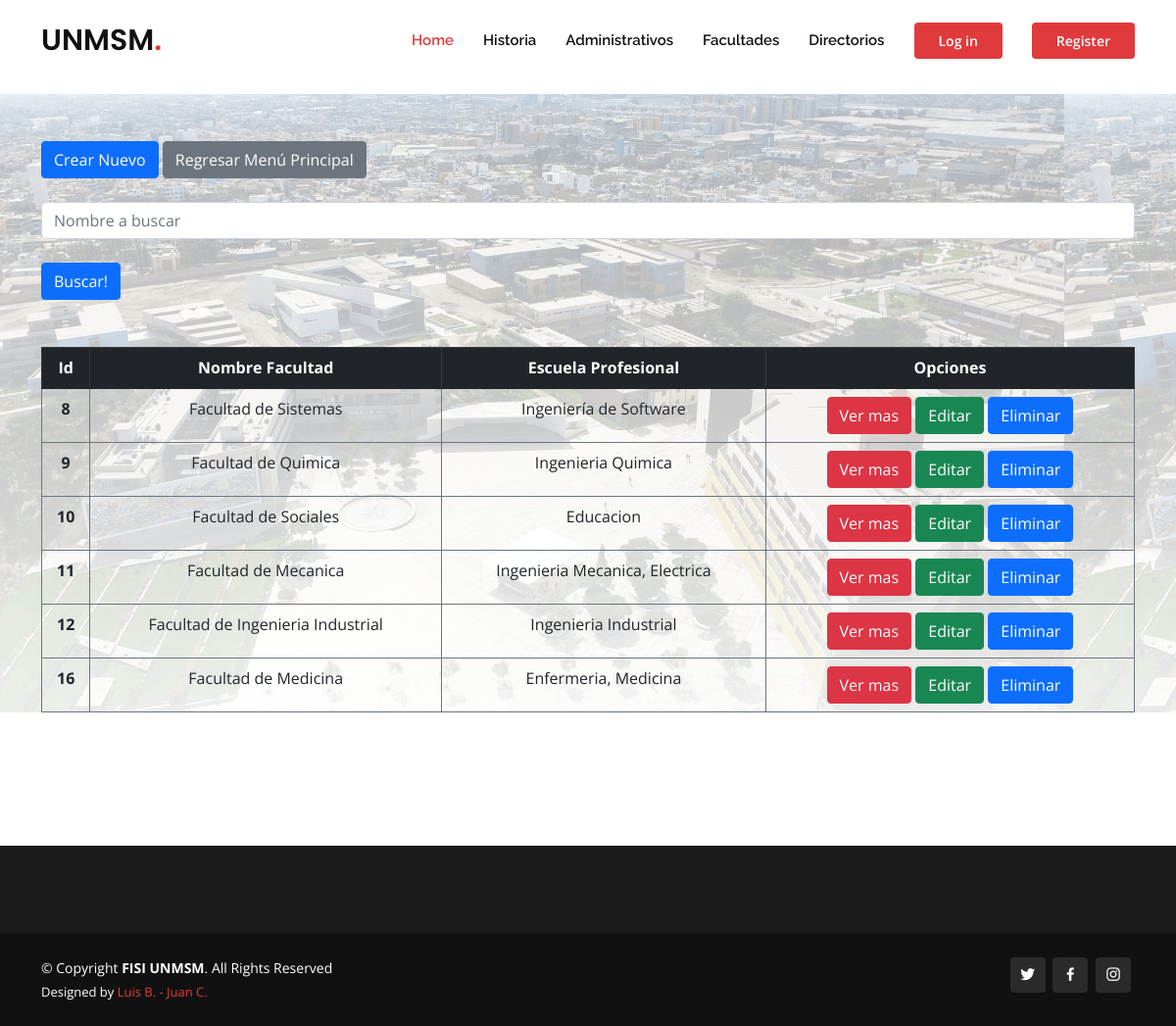
/facultades.html, run on the app's committed database.
### sanmarcosapp/models.py (models this page shows)
class Facultades(models.Model):
    nombre = models.CharField(max_length=250)
    escuelas = models.CharField(max_length=250)

### sanmarcosapp/views.py (the view)
# urls.py: path('facultades.html', views.facultades),
def facultades(request):
    facultades = Facultades.objects.all()
    diccionario2 = {
        'facultades': facultades
    }
    return render(request, "sanmarcosapp/facultades.html", diccionario2)

### sanmarcosapp/templates/sanmarcosapp/facultades.html
{% extends 'sanmarcosapp/index.html' %} {% load static %} {% block content %}
<br />
<br />
<br />
<br />
<div
  class="jumbotron bg-cover"
  style="background-image: linear-gradient(to bottom, rgba(255, 255, 255, 0.6) 0%, rgba(255, 255, 255, 0.9) 100%), url('../static/assets/img/bannerhome.webp')">
  <div class="container">
    <a href="alta_facultades.html" class="btn btn-primary mt-5">Crear Nuevo</a>
    <a class="btn btn-secondary mt-5" href="/index.html">Regresar Menú Principal</a>
    <form action="/buscar_facultades/" method="GET">
      <br />
      <input type="text" name="nom" class="form-control" placeholder="Nombre a buscar" />
      <br />
      <input class="btn btn-primary" type="submit" value="Buscar!" />
    </form>
    <table class="table table-bordered mt-5 border-secondary text-center">
      <thead class="table-dark">
        <tr>
          <th>Id</th>
          <th>Nombre Facultad</th>
          <th>Escuela Profesional</th>
          <th>Opciones</th>
        </tr>
      </thead>
      <tbody>
        {% for facultad in facultades %}
        <tr>
          <th>{{ facultad.id }}</th>
          <td>{{ facultad.nombre }}</td>
          <td>{{ facultad.escuelas }}</td>
          <td>
            {% if user.is_authenticated %}
            <a href="detalles_facultades_{{ facultad.id }}" class="btn btn-danger">Ver mas</a>
            <a href="editar_facultades/{{facultad.id}}" class="btn btn-success">Editar</a>
            <a href="eliminar_facultad_{{ facultad.id }}" class="btn btn-primary">Eliminar</a>
            {% else %}
            <a class="btn btn-danger">Ver mas</a>
            <a class="btn btn-success">Editar</a>
            <a class="btn btn-primary">Eliminar</a>
            {% endif %}
          </td>
        </tr>
        {% endfor %}
      </tbody>
    </table>
  </div>
</div>
<br />
<br />
<br />
<br />
<br />
{% endblock %}

### sanmarcosapp/static/assets/css/style.css (style rules this page uses)
body { font-family: "Open Sans", sans-serif; color: #444444; }
a { color: #e03a3c; text-decoration: none; }

### data on the page
Facultades: id "8", nombre "Facultad de Sistemas", escuelas "Ingeniería de Software"
Facultades: id "9", nombre "Facultad de Quimica", escuelas "Ingenieria Quimica"
Facultades: id "10", nombre "Facultad de Sociales", escuelas "Educacion"
Facultades: id "11", nombre "Facultad de Mecanica", escuelas "Ingenieria Mecanica, Electrica"
Facultades: id "12", nombre "Facultad de Ingenieria Industrial", escuelas "Ingenieria Industrial"
Facultades: id "16", nombre "Facultad de Medicina", escuelas "Enfermeria, Medicina"
